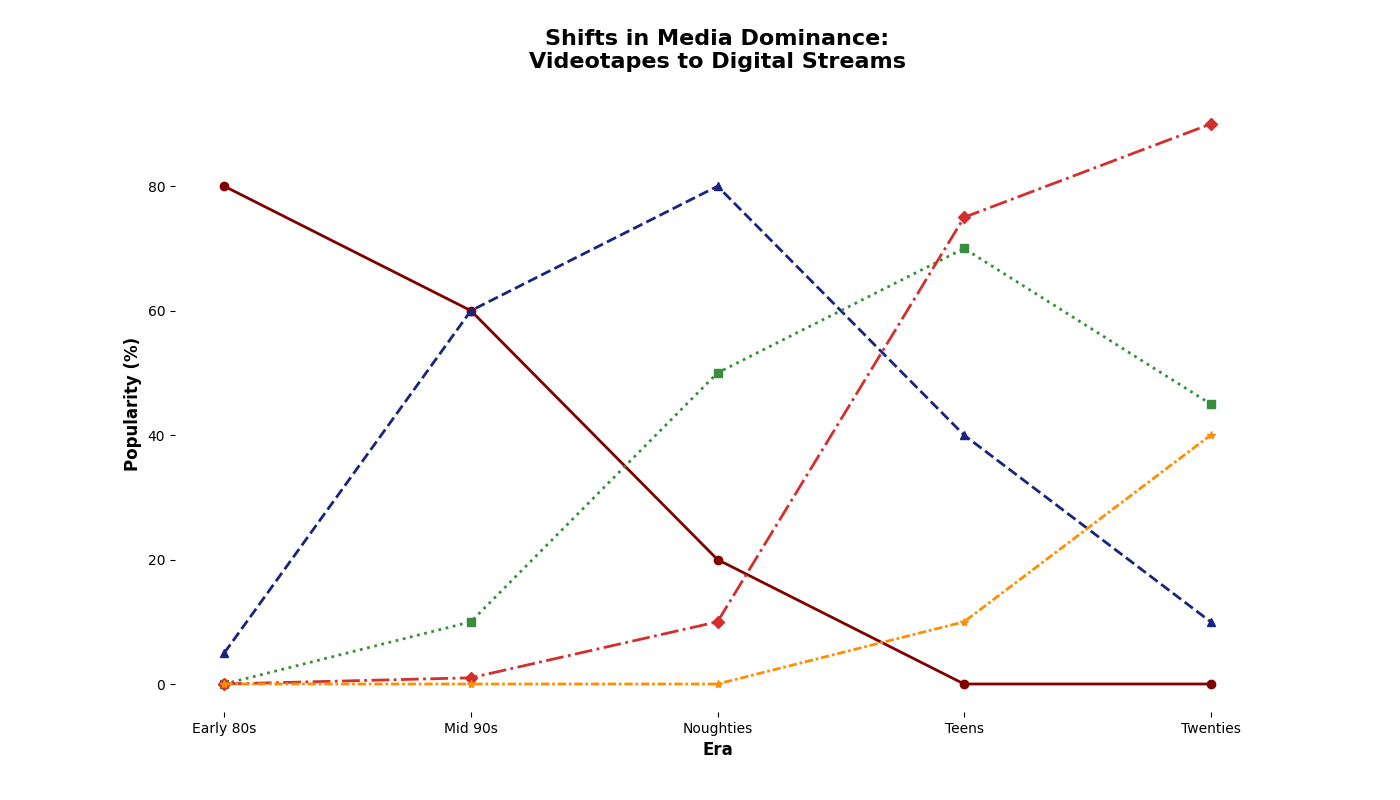

Generate this figure with Python:
import matplotlib.pyplot as plt
import numpy as np

decades = np.array(['Early 80s', 'Mid 90s', 'Noughties', 'Teens', 'Twenties'])

vhs_usage = [80, 60, 20, 0, 0]
dvd_usage = [5, 60, 80, 40, 10]
bluray_usage = [0, 10, 50, 70, 45]
digital_usage = [0, 1, 10, 75, 90]
streaming_plus_usage = [0, 0, 0, 10, 40]

fig, ax = plt.subplots(figsize=(14, 8))

ax.plot(decades, vhs_usage, marker='o', linestyle='-', linewidth=2, color='#800000')
ax.plot(decades, dvd_usage, marker='^', linestyle='--', linewidth=2, color='#1A237E')
ax.plot(decades, bluray_usage, marker='s', linestyle=':', linewidth=2, color='#388E3C')
ax.plot(decades, digital_usage, marker='D', linestyle='-.', linewidth=2, color='#D32F2F')
ax.plot(decades, streaming_plus_usage, marker='*', linestyle=(0, (3, 1, 1, 1)), linewidth=2, color='#FF8F00')

ax.set_title("Shifts in Media Dominance:\nVideotapes to Digital Streams", fontsize=16, fontweight='bold', pad=20)
ax.set_xlabel('Era', fontsize=12, fontweight='bold')
ax.set_ylabel('Popularity (%)', fontsize=12, fontweight='bold')

for spine in ax.spines.values():
    spine.set_visible(False)

plt.show()
